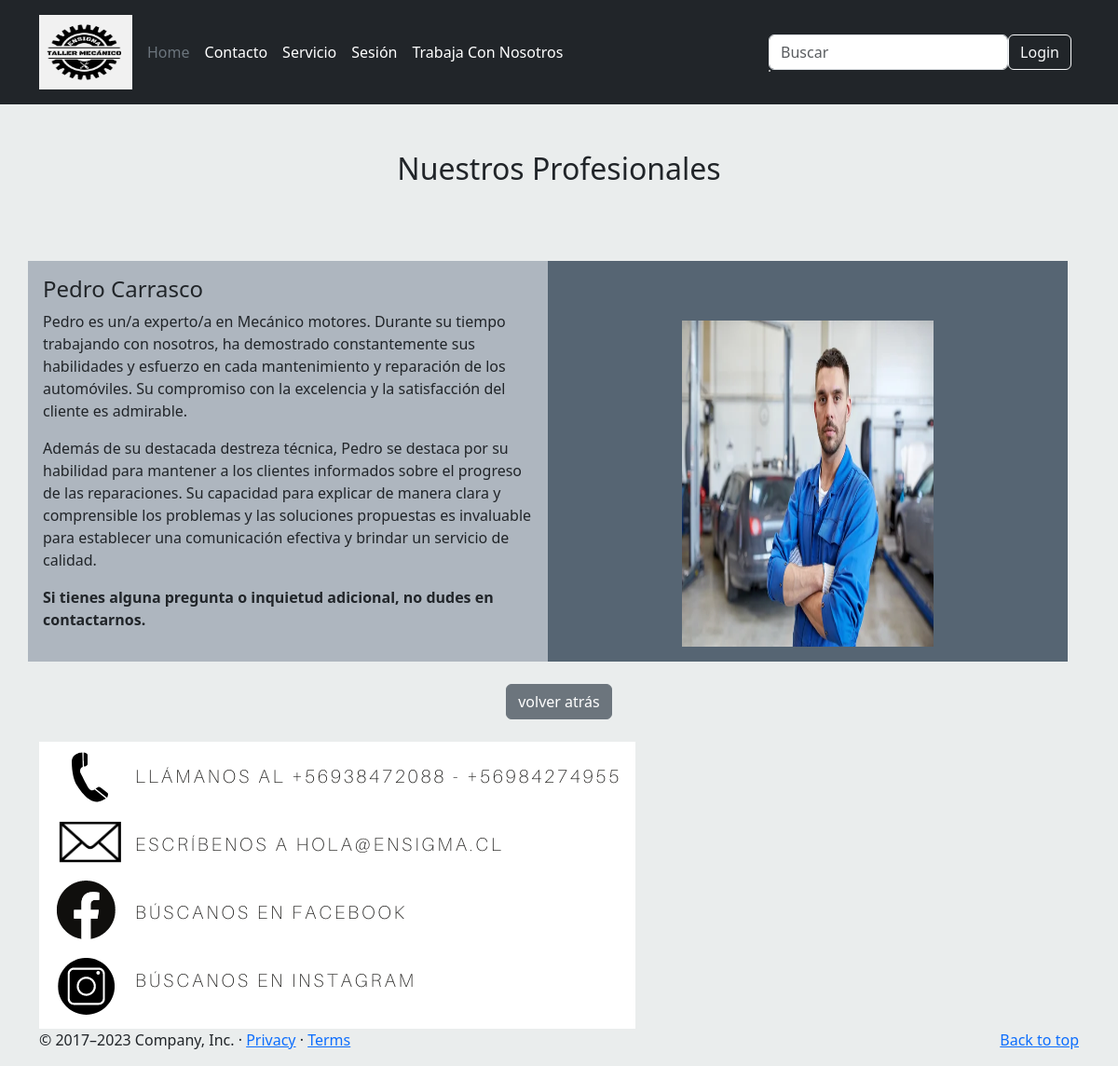
The page /informacion_mecanico/22/ on the database its author committed.
### appweb/models.py (models this page shows)
class Mecanico(models.Model):
    id_mecanico = models.AutoField(primary_key=True)
    rut = models.CharField(max_length=15)
    nombre = models.CharField(max_length=100)
    apellido = models.CharField(max_length=80)
    edad = models.IntegerField()
    cargo = models.ForeignKey(Cargo, on_delete=models.PROTECT)
    fecha_nacimiento = models.DateField()
    foto = models.ImageField(null=True, upload_to='mecanicos')
    usuario = models.ForeignKey(User, on_delete=models.CASCADE, blank=True, null=True)
    def __str__(self):
        return self.rut

class Cargo(models.Model):
    nombre = models.CharField(max_length=50)
    def __str__(self):
        return self.nombre

### appweb/views.py (the view)
# urls.py: path('informacion_mecanico/<id_mecanico>/',Inform_mecanico,name="Inform_mecanico"),
def Inform_mecanico(request,id_mecanico):
    mecanico = Mecanico.objects.filter(id_mecanico=id_mecanico)
    data = {
        "mecanico" : mecanico
    }
    print(data)
    return render(request, "informacion_mecanico.html",data)

### appweb/templates/informacion_mecanico.html (shortened to what this page needs)
{% extends 'base.html' %}
{% load static %}
{% block contenido %}
<div class="container" style="margin-top: 50px" >
  <div id="profesionales_excelencia" class="row" >
    <div class="cont-profesionales col-lg-12 col-md-12 col-sm-12 col-xs-12">
        <center><h2>Nuestros Profesionales </h2></center>
      <br>
      <br>
      <br>
      <div class="cont-listado row">
        <div class="row " id="menu">
            {% for p in mecanico %}
            <div class="col-md-6 p-3" style="background-color:#AEB6BF ;">
                <h4>{{p.nombre}} {{p.apellido}}</h4>
                <p>{{p.nombre}} es un/a experto/a en {{p.cargo}}. Durante su tiempo trabajando con nosotros, ha demostrado constantemente sus habilidades y
                    esfuerzo en cada mantenimiento y reparación de los automóviles. Su compromiso con la excelencia y la satisfacción del cliente es admirable.</p>
                <p>Además de su destacada destreza técnica, {{p.nombre}} se destaca por su habilidad para mantener a los clientes informados
                    sobre el progreso de las reparaciones. Su capacidad para explicar de manera clara y comprensible los problemas y las soluciones propuestas es
                    invaluable para establecer una comunicación efectiva y brindar un servicio de calidad.</p>
                    <strong> Si tienes
                            alguna pregunta o inquietud adicional, no dudes en contactarnos.</strong>
            </div>
            <div class="col-md-6 p-3" style="background-color:#566573;">
                <br>
                <br>
                <center><a href="#">
                    {% if p.foto %}
                    <img width="270" height="350"
                      src="{{p.foto.url}}"
                      class="img-responsive wp-post-image" alt="" decoding="async" loading="lazy">
                    {% else %}
                      <img width="270" height="350"
                      src=""
                      class="img-responsive wp-post-image" alt="" decoding="async" loading="lazy">
                    {% endif%}
                    </a>
                </center>
            </div>
            {% endfor %}
        </div>
        <section>
          <br>
          <center><input type="button" class="btn btn-secondary btn" onclick="history.back()" name="volver atrás" value="volver atrás"></center>
          <br>
        </section>
        <div>
            <img src="{% static './imagen/dato.png'%}" style="float: left">
        </div>
    </div>
  </div>
</div>
{% endblock %}

### rows shown on the page
Mecanico: nombre "Pedro", apellido "Carrasco", cargo "Mecánico motores", foto (picture)
